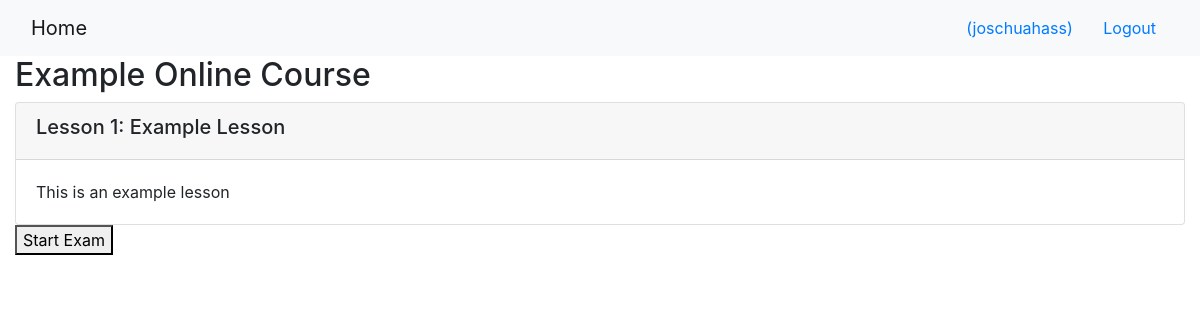
/onlinecourse/1/ (signed in), run on the app's committed database.
### onlinecourse/models.py (models this page shows, shortened)
class Course(models.Model):
    name = models.CharField(null=False, max_length=30, default='online course')
    image = models.ImageField(upload_to='course_images/')
    description = models.CharField(max_length=1000)
    pub_date = models.DateField(null=True)
    instructors = models.ManyToManyField(Instructor)
    users = models.ManyToManyField(settings.AUTH_USER_MODEL, through='Enrollment')
    total_enrollment = models.IntegerField(default=0)
    is_enrolled = False

class Lesson(models.Model):
    title = models.CharField(max_length=200, default="title")
    order = models.IntegerField(default=0)
    course = models.ForeignKey(Course, on_delete=models.CASCADE)
    content = models.TextField()

### onlinecourse/views.py (the view)
# urls.py: path('<int:pk>/', views.CourseDetailView.as_view(), name='course_details'),
class CourseDetailView(generic.DetailView):
    model = Course
    template_name = 'onlinecourse/course_detail_bootstrap.html'

### onlinecourse/templates/onlinecourse/course_detail_bootstrap.html (shortened to what this page needs)
<!DOCTYPE html>
<html lang="en">
<head>
     {% load static %}
    <link rel="stylesheet" href="https://maxcdn.bootstrapcdn.com/bootstrap/4.5.2/css/bootstrap.min.css">
</head>
<body>
    <nav class="navbar navbar-light bg-light">
        <div class="container-fluid">
            <div class="navbar-header">
                  <a class="navbar-brand" href="{% url 'onlinecourse:index' %}">Home</a>
            </div>
            <ul class="nav navbar-nav navbar-right">
                {% if user.is_authenticated %}
                <li>
                    <a class="btn btn-link" href="#">{{ user.first_name }}({{ user.username }})</a>
                    <a class="btn btn-link" href="{% url 'onlinecourse:logout' %}">Logout</a>
                </li>
                {% endif %}
            </ul>
        </div>
    </nav>
    <div class="container-fluid">
            <h2>{{ course.name }}</h2>
            <div class="card-columns-vertical">
                {% for lesson in course.lesson_set.all %}
                    <div class="card mt-1">
                        <div class="card-header"><h5>Lesson {{lesson.order|add:1}}: {{lesson.title}}</h5></div>
                        <div class="card-body">{{lesson.content}}</div>
                    </div>
                {% endfor %}
            </div>
    {% if user.is_authenticated %}
        <button data-toggle="collapse" data-target="#exam">Start Exam</button>
    {% endif %}
    </div>
</body>
</html>

### data on the page
Course: name "Example Online Course"
Lesson: order|add "1", title "Example Lesson", content "This is an example lesson"

### other printed values
{{ user.username }} "joschuahass"
